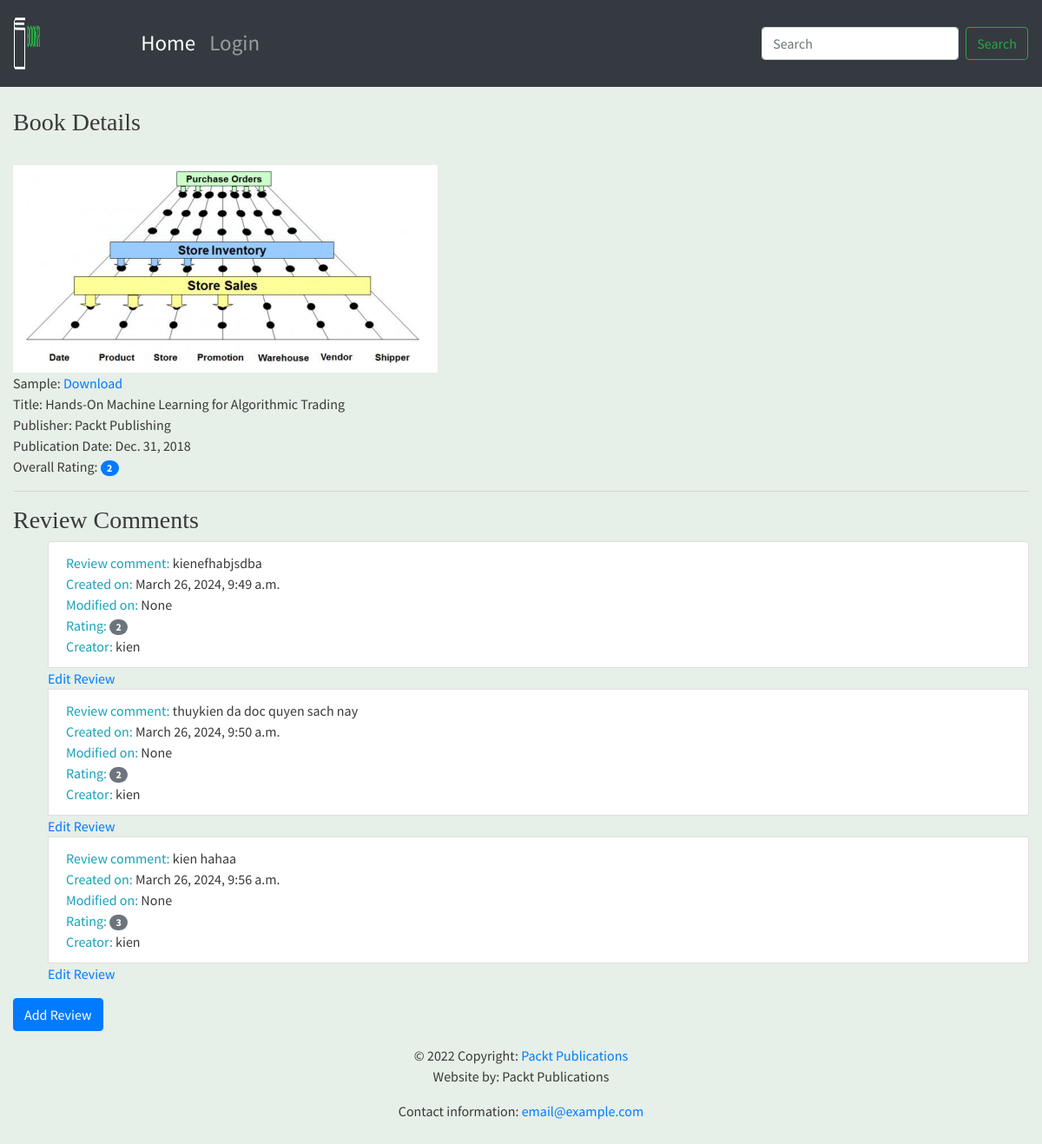
The page /books/2/ on the database its author committed.
### reviews/models.py (models this page shows, shortened)
class Book(models.Model):
    title = models.CharField(
        max_length=70,
        help_text="The title of the book.")
    publication_date = models.DateField(
        verbose_name="Date the book was published.")
    isbn = models.CharField(
        max_length=20,
        verbose_name="ISBN number of the book.")
    publisher = models.ForeignKey(
        Publisher,
        on_delete=models.CASCADE)
    contributors = models.ManyToManyField(
        'Contributor',
        through="BookContributor")
    cover = models.ImageField(upload_to='book_covers', null=True, blank=True)
    sample = models.FileField(upload_to='book_samples', null=True, blank=True)

class Publisher(models.Model):
    name = models.CharField(
        max_length=50,
        help_text="The name of the Publisher.")
    website = models.URLField(
        help_text="The Publisher's website.")
    email = models.EmailField(
        help_text="The Publisher's email address.")
    def __str__(self):
        return self.name

class Review(models.Model):
    content = models.TextField(help_text="The Review text.")
    rating = models.IntegerField(help_text="The rating the reviewer has given.")
    date_created = models.DateTimeField(
        auto_now_add=True,
        help_text="The date and time the review was created.")
    date_edited = models.DateTimeField(
         null=True,
         help_text="The date and time the review was last edited.")
    creator = models.ForeignKey(
         auth.get_user_model(),
         on_delete=models.CASCADE)
    book = models.ForeignKey(
        Book,
        on_delete=models.CASCADE,
        help_text="The Book that this review is for.")

### reviews/views.py (the view, shortened to what this page needs)
# urls.py: path('books/<int:id>/', views.book_detail, name='book_detail'),
def book_detail(request, id):
    book = get_object_or_404(Book, pk=id)
    reviews = book.review_set.all()
    if reviews:
        book_rating = average_rating([review.rating for review in reviews])
        context = {"book": book, "book_rating": book_rating, "reviews": reviews}
    else:
        context = {"book": book, "book_rating": None, "reviews": None}
    return render(request, "reviews/book_detail.html", context)

### reviews/utils.py (called while the page is built)
def average_rating(rating_list):
 if not rating_list:
    return 0
 return round(sum(rating_list) / len(rating_list))

### reviews/templates/reviews/book_detail.html
{% extends 'base.html' %}
{% block content %}
      <br>
      <h3>Book Details</h3>
      <br>
      {% if book.cover %}
            <img src="{{ book.cover.url }}">
            <br>
      {% endif %}
      {% if book.sample %}
            <span class="sample">Sample: </span><a href="{{ book.sample.url }}">Download</a>
            <br>
      {% endif %}
      <span class="title">Title: </span> <span>{{ book.title }}</span>
      <br>
      <span class="publisher">Publisher: </span><span>{{ book.publisher }}</span>
      <br>
      <span class="date">Publication Date: </span><span>{{ book.publication_date }}</span>
      <br>
      {% if not reviews %}
            <hr>
            <h3>Be the first one to write a review.</h3>
      {% else %}
            <span class="rating">Overall Rating: </span><span class="badge badge-primary badge-pill">{{ book_rating }}</span>
            <br>
            <hr>
            <h3>Review Comments</h3>
            <ul>
            {% for review in reviews %}
                  <li class="list-group-item">
                        <span class="text-info">Review comment: </span> <span>{{ review.content }}</span>
                        <br>
                        <span class="text-info">Created on: </span><span>{{ review.date_created }}</span>
                        <br>
                        <span class="text-info">Modified on: </span><span>{{ review.date_edited }}</span>
                        <br>
                        <span class="text-info">Rating: </span><span class="badge badge-secondary badge-pill">{{ review.rating }}</span>
                        <br>
                        <span class="text-info">Creator: </span><span>{{ review.creator.username }}</span>
                        <br>
                  </li>
                  <a href="{% url 'review_edit' book.pk review.pk %}">Edit Review</a>
            {% endfor %}
            </ul>
      {% endif %}
      <a class="btn btn-primary" href="{% url 'review_create' book.pk %}">Add Review</a>
{% endblock %}

### templates/base.html (shortened to what this page needs)
<!doctype html>
{% load static %}
<html lang="en">
<head>
    <link rel="stylesheet" href="https://stackpath.bootstrapcdn.com/bootstrap/4.4.1/css/bootstrap.min.css"
>
    <link rel="stylesheet" href="https://cdnjs.cloudflare.com/ajax/libs/font-awesome/4.7.0/css/font-awesome.min.css">
    <link rel="stylesheet" href="{% static 'main.css' %}">
</head>
<body>
<nav class="navbar navbar-expand-sm navbar-dark bg-dark sticky-top">
    <a class="navbar-brand" href="/">{% block brand %}<img style='width: 25%' src="{% static 'reviews/logo.png' %}">{% endblock %}</a>
    <div class="collapse navbar-collapse" id="navbarSupportedContent">
        <ul class="navbar-nav mr-auto">
            <li class="nav-item active">
                <a class="nav-link" href="/books/">Home <span class="sr-only">(current)</span></a>
            </li>
            {% if user.is_authenticated %}
                <li class="nav-item">
                    <a class="nav-link" href="/accounts/logout">Logout</a>
                </li>
            {% else %}
                <li class="nav-item">
                    <a class="nav-link" href="/accounts/login">Login</a>
                </li>
            {% endif %}
        </ul>
        <form action="{% url 'book_search' %}" class="form-inline my-2 my-lg-0">
            <input class="form-control mr-sm-2" type="search" placeholder="Search" aria-label="Search" name="search"
                   value="{{ search_text }}" minlength="3">
            <button class="btn btn-outline-success my-2 my-sm-0" type="submit">Search</button>
        </form>
    </div>
</nav>
<div class="container-fluid">
    {% block content %}{% endblock %}
</div>
<footer class="page-footer font-small blue">
    <div class="footer-copyright text-center py-3">&copy; 2022 Copyright:
        <a href="https://www.packtpub.com"> Packt Publications</a>
        <p>Website by: Packt Publications</p>
        <p>Contact information: <a href="mailto:email@example.com">email@example.com</a></p>
    </div>
</footer>
</body>
</html>

### static/main.css (style rules this page uses)
.navbar { min-height: 100px; font-size: 25px; }
.navbar-brand { font-size: 25px; }
.navbar-brand > img { height: 60px; }
body { font-family: 'Source Sans Pro', sans-serif; background-color: #e6efe8; color: #393939; }
h1, h2, h3, h4, h5, h6 { font-family: 'Libre Baskerville', serif; }

### rows shown on the page
Book: cover (picture), title "Hands-On Machine Learning for Algorithmic Trading", publisher "Packt Publishing", publication_date "Dec. 31, 2018"
Review: content "kienefhabjsdba", date_created "March 26, 2024, 9:49 a.m.", date_edited "None", rating "2", creator.username "kien"
Review: content "thuykien da doc quyen sach nay", date_created "March 26, 2024, 9:50 a.m.", date_edited "None", rating "2", creator.username "kien"
Review: content "kien hahaa", date_created "March 26, 2024, 9:56 a.m.", date_edited "None", rating "3", creator.username "kien"

### other values the page prints
{{ book_rating }} "2"
